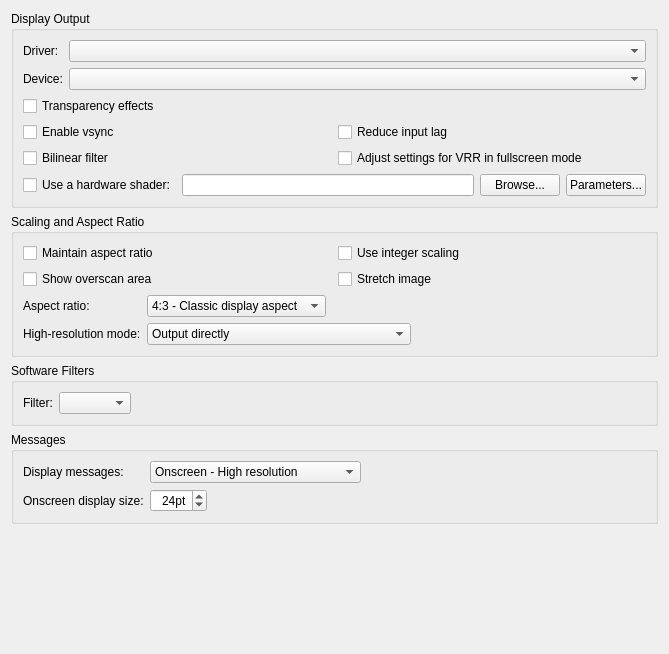
<?xml version="1.0" encoding="UTF-8"?>
<ui version="4.0">
 <class>DisplayPanel</class>
 <widget class="QWidget" name="DisplayPanel">
  <property name="geometry">
   <rect>
    <x>0</x>
    <y>0</y>
    <width>669</width>
    <height>654</height>
   </rect>
  </property>
  <property name="windowTitle">
   <string>Form</string>
  </property>
  <layout class="QVBoxLayout" name="verticalLayout">
   <item>
    <widget class="QGroupBox" name="groupBox">
     <property name="title">
      <string>Display Output</string>
     </property>
     <layout class="QVBoxLayout" name="verticalLayout_2">
      <item>
       <layout class="QGridLayout" name="gridLayout_driver">
        <item row="0" column="0">
         <widget class="QLabel" name="label">
          <property name="text">
           <string>Driver:</string>
          </property>
         </widget>
        </item>
        <item row="1" column="1">
         <widget class="QComboBox" name="comboBox_device">
          <property name="sizePolicy">
           <sizepolicy hsizetype="Expanding" vsizetype="Fixed">
            <horstretch>0</horstretch>
            <verstretch>0</verstretch>
           </sizepolicy>
          </property>
          <property name="toolTip">
           <string>Choose a device to render output. If you have no integrated graphics, there will be only one choice.</string>
          </property>
          <property name="whatsThis">
           <string>&lt;html&gt;&lt;head/&gt;&lt;body&gt;&lt;p&gt;When using &lt;span style=&quot; font-style:italic;&quot;&gt;Vulkan&lt;/span&gt;, this chooses the GPU you wish to render with.&lt;/p&gt;&lt;/body&gt;&lt;/html&gt;</string>
          </property>
         </widget>
        </item>
        <item row="0" column="1">
         <widget class="QComboBox" name="comboBox_driver">
          <property name="sizePolicy">
           <sizepolicy hsizetype="Expanding" vsizetype="Fixed">
            <horstretch>0</horstretch>
            <verstretch>0</verstretch>
           </sizepolicy>
          </property>
          <property name="toolTip">
           <string>Select the output driver.</string>
          </property>
          <property name="whatsThis">
           <string>&lt;html&gt;&lt;head/&gt;&lt;body&gt;&lt;p&gt;Choose one of &lt;span style=&quot; font-style:italic;&quot;&gt;Qt Software, Vulkan, or OpenGL&lt;/span&gt;.&lt;/p&gt;&lt;p&gt;Qt Software will use the CPU to draw the display. Vulkan or OpenGL will use that respective graphics interface to draw the display.&lt;/p&gt;&lt;/body&gt;&lt;/html&gt;</string>
          </property>
         </widget>
        </item>
        <item row="1" column="0">
         <widget class="QLabel" name="label_2">
          <property name="text">
           <string>Device:</string>
          </property>
         </widget>
        </item>
       </layout>
      </item>
      <item>
       <layout class="QGridLayout" name="gridLayout_3">
        <item row="2" column="0">
         <widget class="QCheckBox" name="checkBox_bilinear_filter">
          <property name="toolTip">
           <string>Smooth screen output.</string>
          </property>
          <property name="whatsThis">
           <string>&lt;html&gt;&lt;head/&gt;&lt;body&gt;&lt;p&gt;Turns on a bilinear smoothing filter to smooth out the pixels. This option won't work with a hardware shader enabled.&lt;/p&gt;&lt;/body&gt;&lt;/html&gt;</string>
          </property>
          <property name="text">
           <string>Bilinear filter</string>
          </property>
         </widget>
        </item>
        <item row="1" column="1">
         <widget class="QCheckBox" name="checkBox_reduce_input_lag">
          <property name="toolTip">
           <string>Prevent the display driver from getting too far ahead in order to reduce lag.</string>
          </property>
          <property name="whatsThis">
           <string>&lt;html&gt;&lt;head/&gt;&lt;body&gt;&lt;p&gt;This prevents the GPU from queuing up additional frames in advance, reducing the time it takes for the display to react to your input.&lt;/p&gt;&lt;/body&gt;&lt;/html&gt;</string>
          </property>
          <property name="text">
           <string>Reduce input lag</string>
          </property>
         </widget>
        </item>
        <item row="2" column="1">
         <widget class="QCheckBox" name="checkBox_adjust_for_vrr">
          <property name="toolTip">
           <string>When entering fullscreen mode, temporarily change other settings to use VRR (G-Sync or FreeSync) correctly.</string>
          </property>
          <property name="whatsThis">
           <string>&lt;html&gt;&lt;head/&gt;&lt;body&gt;&lt;p&gt;When entering fullscreen mode, this option temporarily sets a number of other options to values that make variable refresh rate monitors that use FreeSync or GSync smoother.&lt;/p&gt;&lt;p&gt;Enables vsync.&lt;/p&gt;&lt;p&gt;Sets synchronization mode to timer and the frame rate to exactly that of the SNES.&lt;/p&gt;&lt;p&gt;Sets input rate to 32040Hz.&lt;/p&gt;&lt;/body&gt;&lt;/html&gt;</string>
          </property>
          <property name="text">
           <string>Adjust settings for VRR in fullscreen mode</string>
          </property>
         </widget>
        </item>
        <item row="1" column="0">
         <widget class="QCheckBox" name="checkBox_vsync">
          <property name="toolTip">
           <string>Sync the display to vertical retrace to eliminate tearing.</string>
          </property>
          <property name="whatsThis">
           <string>&lt;html&gt;&lt;head/&gt;&lt;body&gt;&lt;p&gt;This option prevents tearing in the output.&lt;/p&gt;&lt;/body&gt;&lt;/html&gt;</string>
          </property>
          <property name="text">
           <string>Enable vsync</string>
          </property>
         </widget>
        </item>
        <item row="0" column="0">
         <widget class="QCheckBox" name="checkBox_transparency">
          <property name="toolTip">
           <string>Enable SNES transparency (color math) effects. Disabling is only useful as a hack.</string>
          </property>
          <property name="whatsThis">
           <string>&lt;html&gt;&lt;head/&gt;&lt;body&gt;&lt;p&gt;Turns off transparency effects used by almost every game. This option is only meant as a hack, or for very low-end hardware.&lt;/p&gt;&lt;/body&gt;&lt;/html&gt;</string>
          </property>
          <property name="text">
           <string>Transparency effects</string>
          </property>
         </widget>
        </item>
       </layout>
      </item>
      <item>
       <layout class="QHBoxLayout" name="horizontalLayout">
        <item>
         <widget class="QCheckBox" name="checkBox_use_shader">
          <property name="toolTip">
           <string>Use a selected .slangp or .glslp shader file. 
.slangp is supported by Vulkan and OpenGL. 
.glslp is supported by OpenGL.</string>
          </property>
          <property name="whatsThis">
           <string>&lt;html&gt;&lt;head/&gt;&lt;body&gt;&lt;p&gt;Uses a hardware shader with &lt;span style=&quot; font-style:italic;&quot;&gt;Vulkan&lt;/span&gt; or &lt;span style=&quot; font-style:italic;&quot;&gt;OpenGL&lt;/span&gt; drivers. These can be either .glslp or .slangp preset files.&lt;/p&gt;&lt;p&gt;GLSL shaders (.glslp) can be downloaded from:&lt;/p&gt;&lt;p&gt;&lt;a href=&quot;https://github.com/libretro/glsl-shaders&quot;&gt;&lt;span style=&quot; text-decoration: underline; color:#2980b9;&quot;&gt;https://github.com/libretro/glsl-shaders&lt;/span&gt;&lt;/a&gt;&lt;/p&gt;&lt;p&gt;Slang shaders (.slangp) can be downloaded from:&lt;/p&gt;&lt;p&gt;&lt;a href=&quot;https://github.com/libretro/slang-shaders&quot;&gt;&lt;span style=&quot; text-decoration: underline; color:#2980b9;&quot;&gt;https://github.com/libretro/slang-shaders&lt;/span&gt;&lt;/a&gt;&lt;/p&gt;&lt;/body&gt;&lt;/html&gt;</string>
          </property>
          <property name="text">
           <string>Use a hardware shader:</string>
          </property>
         </widget>
        </item>
        <item>
         <widget class="QLineEdit" name="lineEdit_shader">
          <property name="whatsThis">
           <string>&lt;html&gt;&lt;head/&gt;&lt;body&gt;&lt;p&gt;Uses a hardware shader with &lt;span style=&quot; font-style:italic;&quot;&gt;Vulkan&lt;/span&gt; or &lt;span style=&quot; font-style:italic;&quot;&gt;OpenGL&lt;/span&gt; drivers. These can be either .glslp or .slangp preset files.&lt;/p&gt;&lt;p&gt;GLSL shaders (.glslp) can be downloaded from:&lt;/p&gt;&lt;p&gt;&lt;a href=&quot;https://github.com/libretro/glsl-shaders&quot;&gt;&lt;span style=&quot; text-decoration: underline; color:#2980b9;&quot;&gt;https://github.com/libretro/glsl-shaders&lt;/span&gt;&lt;/a&gt;&lt;/p&gt;&lt;p&gt;Slang shaders (.slangp) can be downloaded from:&lt;/p&gt;&lt;p&gt;&lt;a href=&quot;https://github.com/libretro/slang-shaders&quot;&gt;&lt;span style=&quot; text-decoration: underline; color:#2980b9;&quot;&gt;https://github.com/libretro/slang-shaders&lt;/span&gt;&lt;/a&gt;&lt;/p&gt;&lt;/body&gt;&lt;/html&gt;</string>
          </property>
         </widget>
        </item>
        <item>
         <widget class="QPushButton" name="pushButton_browse_shader">
          <property name="whatsThis">
           <string>&lt;html&gt;&lt;head/&gt;&lt;body&gt;&lt;p&gt;Uses a hardware shader with &lt;span style=&quot; font-style:italic;&quot;&gt;Vulkan&lt;/span&gt; or &lt;span style=&quot; font-style:italic;&quot;&gt;OpenGL&lt;/span&gt; drivers. These can be either .glslp or .slangp preset files.&lt;/p&gt;&lt;p&gt;GLSL shaders (.glslp) can be downloaded from:&lt;/p&gt;&lt;p&gt;&lt;a href=&quot;https://github.com/libretro/glsl-shaders&quot;&gt;&lt;span style=&quot; text-decoration: underline; color:#2980b9;&quot;&gt;https://github.com/libretro/glsl-shaders&lt;/span&gt;&lt;/a&gt;&lt;/p&gt;&lt;p&gt;Slang shaders (.slangp) can be downloaded from:&lt;/p&gt;&lt;p&gt;&lt;a href=&quot;https://github.com/libretro/slang-shaders&quot;&gt;&lt;span style=&quot; text-decoration: underline; color:#2980b9;&quot;&gt;https://github.com/libretro/slang-shaders&lt;/span&gt;&lt;/a&gt;&lt;/p&gt;&lt;/body&gt;&lt;/html&gt;</string>
          </property>
          <property name="text">
           <string>Browse...</string>
          </property>
         </widget>
        </item>
        <item>
         <widget class="QPushButton" name="pushButton_shader_parameters">
          <property name="toolTip">
           <string>Configure the parameters exposed by the current shader preset.</string>
          </property>
          <property name="text">
           <string>Parameters...</string>
          </property>
         </widget>
        </item>
       </layout>
      </item>
     </layout>
    </widget>
   </item>
   <item>
    <widget class="QGroupBox" name="groupBox_2">
     <property name="title">
      <string>Scaling and Aspect Ratio</string>
     </property>
     <layout class="QVBoxLayout" name="verticalLayout_3">
      <item>
       <layout class="QGridLayout" name="gridLayout_4">
        <item row="0" column="0">
         <widget class="QCheckBox" name="checkBox_maintain_aspect_ratio">
          <property name="toolTip">
           <string>Keep the screen at the requested proportions for width and height.</string>
          </property>
          <property name="whatsThis">
           <string>&lt;html&gt;&lt;head/&gt;&lt;body&gt;&lt;p&gt;This option keeps the proportions of the emulated display the same no matter how you change the size of the window.&lt;/p&gt;&lt;/body&gt;&lt;/html&gt;</string>
          </property>
          <property name="text">
           <string>Maintain aspect ratio</string>
          </property>
         </widget>
        </item>
        <item row="1" column="0">
         <widget class="QCheckBox" name="checkBox_overscan">
          <property name="toolTip">
           <string>Show the areas on the top and bottom of the screen that are normally black and hidden by the TV. Some games will draw in these areas.</string>
          </property>
          <property name="whatsThis">
           <string>&lt;html&gt;&lt;head/&gt;&lt;body&gt;&lt;p&gt;On classic CRT televisions, some areas of the screen were covered by the bezel, so weren't used often in games. This option allows you to show that area, but it will usually be just black bars.&lt;/p&gt;&lt;/body&gt;&lt;/html&gt;</string>
          </property>
          <property name="text">
           <string>Show overscan area</string>
          </property>
         </widget>
        </item>
        <item row="1" column="1">
         <widget class="QCheckBox" name="checkBox_stretch_image">
          <property name="toolTip">
           <string>Stretch the emulated image to fill the display area.</string>
          </property>
          <property name="whatsThis">
           <string>&lt;html&gt;&lt;head/&gt;&lt;body&gt;&lt;p&gt;When disabled, the image is drawn at its native size instead of being stretched to fill the window or screen.&lt;/p&gt;&lt;/body&gt;&lt;/html&gt;</string>
          </property>
          <property name="text">
           <string>Stretch image</string>
          </property>
         </widget>
        </item>
        <item row="0" column="1">
         <widget class="QCheckBox" name="checkBox_integer_scaling">
          <property name="toolTip">
           <string>When scaling up, only use integer multiples of the original height.</string>
          </property>
          <property name="whatsThis">
           <string>&lt;html&gt;&lt;head/&gt;&lt;body&gt;&lt;p&gt;This option adapts &lt;span style=&quot; font-style:italic;&quot;&gt;maintain aspect ratio&lt;/span&gt; and scales the image in steps of integral scale, so game pixels are never spread across the borders of screen pixels.&lt;/p&gt;&lt;/body&gt;&lt;/html&gt;</string>
          </property>
          <property name="text">
           <string>Use integer scaling</string>
          </property>
         </widget>
        </item>
       </layout>
      </item>
      <item>
       <layout class="QGridLayout" name="gridLayout_2">
        <item row="1" column="0">
         <widget class="QLabel" name="label_4">
          <property name="text">
           <string>High-resolution mode:</string>
          </property>
         </widget>
        </item>
        <item row="0" column="1">
         <widget class="QComboBox" name="comboBox_aspect_ratio">
          <property name="sizePolicy">
           <sizepolicy hsizetype="Fixed" vsizetype="Fixed">
            <horstretch>0</horstretch>
            <verstretch>0</verstretch>
           </sizepolicy>
          </property>
          <property name="whatsThis">
           <string>&lt;html&gt;&lt;head/&gt;&lt;body&gt;&lt;p&gt;This option affects how &lt;span style=&quot; font-style:italic;&quot;&gt;maintain aspect ratio &lt;/span&gt;works. &lt;/p&gt;&lt;p&gt;&lt;span style=&quot; font-style:italic;&quot;&gt;4:3 &lt;/span&gt;will maintain a ratio where the screen is 1.333 times wider than high.&lt;/p&gt;&lt;p&gt;64:49 presents an idealized ratio where the display output is perfect, but is affected by NTSC compression.&lt;/p&gt;&lt;p&gt;1:1 Means pixels will be square. This will squeeze the image horizontally.&lt;/p&gt;&lt;/body&gt;&lt;/html&gt;</string>
          </property>
          <item>
           <property name="text">
            <string>4:3 - Classic display aspect</string>
           </property>
          </item>
          <item>
           <property name="text">
            <string>64:49 - NTSC aspect</string>
           </property>
          </item>
          <item>
           <property name="text">
            <string>8:7 - Square pixels</string>
           </property>
          </item>
         </widget>
        </item>
        <item row="0" column="0">
         <widget class="QLabel" name="label_3">
          <property name="text">
           <string>Aspect ratio:</string>
          </property>
         </widget>
        </item>
        <item row="1" column="1">
         <widget class="QComboBox" name="comboBox_high_resolution_mode">
          <property name="sizePolicy">
           <sizepolicy hsizetype="Fixed" vsizetype="Fixed">
            <horstretch>0</horstretch>
            <verstretch>0</verstretch>
           </sizepolicy>
          </property>
          <property name="toolTip">
           <string>This affects the rarely used 512-pixels-wide mode used by the SNES.
For games like Kirby 3 and Jurassic Park, choose the &quot;merge fields&quot; option.
For games like Seiken Densetsu 3 and Marvelous, choose the &quot;scale up&quot; option.
Output directly will cause the screen to change between the two modes and look weird.</string>
          </property>
          <property name="whatsThis">
           <string>&lt;html&gt;&lt;head/&gt;&lt;body&gt;&lt;p&gt;This option only affects the SNES's high-resolution, 512 pixel wide mode. Few games use this. &lt;/p&gt;&lt;p&gt;&lt;span style=&quot; font-style:italic;&quot;&gt;Output directly&lt;/span&gt; will use whatever is output directly, but when the game changes modes, the filtering will get sharper or blurrier and may be distracting.&lt;/p&gt;&lt;p&gt;&lt;span style=&quot; font-style:italic;&quot;&gt;Merge fields &lt;/span&gt;will scale the image down and blend the extra pixels together. This is useful in games like Jurassic Park and Kirby's Dreamland 3, which use it for a transparency effect.&lt;/p&gt;&lt;p&gt;&lt;span style=&quot; font-style:italic;&quot;&gt;Scale low resolution &lt;/span&gt;will double the width of low-resolution screens, so when the game switches between modes there isn't any distracting changes in filtering. This is useful when a game uses the high resolution mode often, like Seiken Densetsu 3.&lt;/p&gt;&lt;/body&gt;&lt;/html&gt;</string>
          </property>
          <item>
           <property name="text">
            <string>Output directly</string>
           </property>
          </item>
          <item>
           <property name="text">
            <string>Merge the fields of the high-resolution lines</string>
           </property>
          </item>
          <item>
           <property name="text">
            <string>Scale normal resolution screens up</string>
           </property>
          </item>
         </widget>
        </item>
        <item row="0" column="2">
         <spacer name="horizontalSpacer_2">
          <property name="orientation">
           <enum>Qt::Horizontal</enum>
          </property>
          <property name="sizeHint" stdset="0">
           <size>
            <width>40</width>
            <height>20</height>
           </size>
          </property>
         </spacer>
        </item>
       </layout>
      </item>
     </layout>
    </widget>
   </item>
   <item>
    <widget class="QGroupBox" name="groupBox_software_filters">
     <property name="title">
      <string>Software Filters</string>
     </property>
     <layout class="QVBoxLayout" name="verticalLayout_4">
      <item>
       <layout class="QGridLayout" name="gridLayout_6">
        <item row="0" column="0">
         <widget class="QLabel" name="label_6">
          <property name="text">
           <string>Filter:</string>
          </property>
         </widget>
        </item>
        <item row="0" column="1">
         <widget class="QComboBox" name="comboBox_software_filter"/>
        </item>
        <item row="0" column="2">
         <spacer name="horizontalSpacer_3">
          <property name="orientation">
           <enum>Qt::Horizontal</enum>
          </property>
          <property name="sizeHint" stdset="0">
           <size>
            <width>40</width>
            <height>20</height>
           </size>
          </property>
         </spacer>
        </item>
       </layout>
      </item>
     </layout>
    </widget>
   </item>
   <item>
    <widget class="QGroupBox" name="groupBox_4">
     <property name="title">
      <string>Messages</string>
     </property>
     <layout class="QVBoxLayout" name="verticalLayout_5">
      <item>
       <layout class="QGridLayout" name="gridLayout_5">
        <item row="0" column="0">
         <widget class="QLabel" name="label_5">
          <property name="text">
           <string>Display messages:</string>
          </property>
         </widget>
        </item>
        <item row="0" column="1">
         <widget class="QComboBox" name="comboBox_messages">
          <property name="sizePolicy">
           <sizepolicy hsizetype="Preferred" vsizetype="Fixed">
            <horstretch>0</horstretch>
            <verstretch>0</verstretch>
           </sizepolicy>
          </property>
          <property name="whatsThis">
           <string>&lt;html&gt;&lt;head/&gt;&lt;body&gt;&lt;p&gt;This option determines whether messages show up in the game display:&lt;/p&gt;&lt;p&gt;Onscreen will show a high resolution overlay when using &lt;span style=&quot; font-style:italic;&quot;&gt;Vulkan&lt;/span&gt; or &lt;span style=&quot; font-style:italic;&quot;&gt;OpenGL&lt;/span&gt;.&lt;/p&gt;&lt;p&gt;Inscreen will draw in a pixel font to the ingame display.&lt;/p&gt;&lt;p&gt;Don't display messages will show nothing.&lt;/p&gt;&lt;/body&gt;&lt;/html&gt;</string>
          </property>
          <item>
           <property name="text">
            <string>Onscreen - High resolution</string>
           </property>
          </item>
          <item>
           <property name="text">
            <string>Inside the screen - Low resolution</string>
           </property>
          </item>
          <item>
           <property name="text">
            <string>Don't display messages</string>
           </property>
          </item>
         </widget>
        </item>
        <item row="1" column="1">
         <widget class="QSpinBox" name="spinBox_osd_size">
          <property name="sizePolicy">
           <sizepolicy hsizetype="Fixed" vsizetype="Fixed">
            <horstretch>0</horstretch>
            <verstretch>0</verstretch>
           </sizepolicy>
          </property>
          <property name="whatsThis">
           <string>&lt;html&gt;&lt;head/&gt;&lt;body&gt;&lt;p&gt;This option only affects the size of the font and the icons shown when display messages are set to the &lt;span style=&quot; font-style:italic;&quot;&gt;Onscreen&lt;/span&gt; option.&lt;/p&gt;&lt;/body&gt;&lt;/html&gt;</string>
          </property>
          <property name="alignment">
           <set>Qt::AlignRight|Qt::AlignTrailing|Qt::AlignVCenter</set>
          </property>
          <property name="suffix">
           <string>pt</string>
          </property>
          <property name="minimum">
           <number>8</number>
          </property>
          <property name="maximum">
           <number>256</number>
          </property>
          <property name="value">
           <number>24</number>
          </property>
         </widget>
        </item>
        <item row="1" column="0">
         <widget class="QLabel" name="label_6">
          <property name="text">
           <string>Onscreen display size:</string>
          </property>
         </widget>
        </item>
        <item row="0" column="2">
         <spacer name="horizontalSpacer_3">
          <property name="orientation">
           <enum>Qt::Horizontal</enum>
          </property>
          <property name="sizeHint" stdset="0">
           <size>
            <width>40</width>
            <height>20</height>
           </size>
          </property>
         </spacer>
        </item>
       </layout>
      </item>
     </layout>
    </widget>
   </item>
   <item>
    <spacer name="verticalSpacer">
     <property name="orientation">
      <enum>Qt::Vertical</enum>
     </property>
     <property name="sizeHint" stdset="0">
      <size>
       <width>20</width>
       <height>40</height>
      </size>
     </property>
    </spacer>
   </item>
  </layout>
 </widget>
 <resources/>
 <connections/>
</ui>
